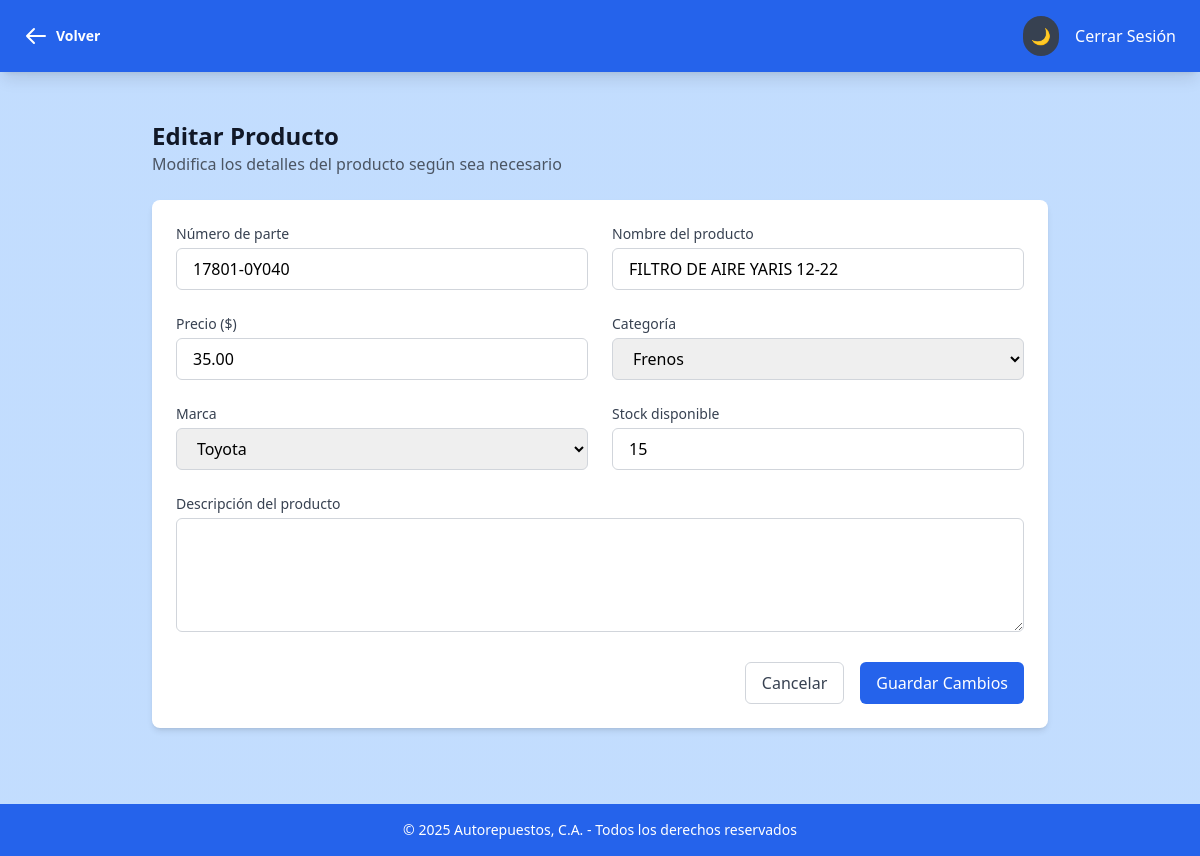
/Sistema/panelAdmin/editarProducto.php?numero_de_parte=17801-0Y040 (signed in), run on the app's committed database.
### tables this page shows
CREATE TABLE `productos` (
  `id_producto` int(11) NOT NULL,
  `numero_de_parte` varchar(20) NOT NULL,
  `nombre_producto` varchar(80) NOT NULL,
  `categoria_producto` varchar(20) DEFAULT NULL,
  `marca_producto` varchar(20) DEFAULT NULL,
  `precio_producto` decimal(10,2) DEFAULT NULL,
  `stock_producto` int(11) DEFAULT NULL,
  `descripcion_producto` text DEFAULT NULL,
  `fecha_creacion` date DEFAULT NULL,
  `hora_creacion` time DEFAULT NULL
);

### Sistema/panelAdmin/editarProducto.php (the view, shortened to what this page needs)
<?php
require '../logica/conexionbdd.php';
if (isset($_GET['numero_de_parte'])) {
    $numero_de_parte = $_GET['numero_de_parte'];
    $stmt = $conn->prepare("SELECT * FROM productos WHERE numero_de_parte = ?");
    $stmt->bind_param("s", $numero_de_parte);
    $stmt->execute();
    $result = $stmt->get_result();
    if ($result->num_rows > 0) {
        $producto = $result->fetch_assoc();
    } else {
        echo "Producto no encontrado.";
        exit();
    }
} else {
    echo "Número de parte no proporcionado.";
    exit();
}
?>
<!DOCTYPE html>
<html lang="es" class="dark">
<head>
    <script src="https://cdn.tailwindcss.com"></script>
    <script src="../js/tailwind_config.js"></script>
    <link rel="stylesheet" href="../css/global_style.css">
</head>
<body class="bg-pattern transition-colors duration-200">
    <nav class="bg-custom-blue dark:bg-gray-800 text-white px-6 py-4 fixed w-full top-0 z-50 shadow-lg">
        <div class="flex justify-between items-center">
            <div class="text-xl font-bold">
                <a href="ver-Producto.php"
                class="text-xl hover:text-gray-200 transition-colors duration-200 flex items-center gap-2 cursor-pointer">
                    <svg class="w-6 h-6" fill="none" stroke="currentColor" viewBox="0 0 24 24">
                        <path stroke-linecap="round" stroke-linejoin="round" stroke-width="2" d="M10 19l-7-7m0 0l7-7m-7 7h18"/>
                    </svg>
                    <span class="text-sm">Volver</span>
                </a>
            </div>
            <div class="flex items-center gap-4">
                <button
                    onclick="toggleDarkMode()"
                    class="p-2 rounded-full bg-gray-700 dark:bg-gray-600 hover:bg-gray-600 dark:hover:bg-gray-700 transition-colors duration-200"
                    aria-label="Alternar entre modo oscuro y claro"
                 >
                    <span class="dark:hidden">🌙</span>
                </button>
                <a href="../logica/cerrar-sesion.php" class="hover:underline">Cerrar Sesión</a>
            </div>
        </div>
    </nav>
    <main class="pt-24 px-6 pb-20">
        <div class="max-w-4xl mx-auto">
            <br>
            <div class="mb-6">
                <h1 class="text-2xl font-bold text-gray-900 dark:text-white">Editar Producto</h1>
                <p class="text-gray-600 dark:text-gray-400">Modifica los detalles del producto según sea necesario</p>
            </div>
            <form action="../logica/actualizar-producto.php" method="POST" class="bg-white dark:bg-gray-800 rounded-lg shadow-md p-6">
                <div class="space-y-6">
                    <div class="grid grid-cols-1 md:grid-cols-2 gap-6">
                        <div>
                            <label class="block text-sm font-medium text-gray-700 dark:text-gray-300 mb-1">
                                Número de parte
                            </label>
                            <input type="text" name="numero_de_parte_campo"
                                class="w-full px-4 py-2 rounded-md border border-gray-300 dark:border-gray-600
                                    dark:bg-gray-700 dark:text-white focus:ring-2 focus:ring-custom-blue"
                                value="<?php echo $producto['numero_de_parte']; ?>">
                        </div>
                        <div>
                            <label class="block text-sm font-medium text-gray-700 dark:text-gray-300 mb-1">
                                Nombre del producto
                            </label>
                            <input type="text" name="nombre_producto"
                                class="w-full px-4 py-2 rounded-md border border-gray-300 dark:border-gray-600
                                    dark:bg-gray-700 dark:text-white focus:ring-2 focus:ring-custom-blue"
                                value="<?php echo $producto['nombre_producto']; ?>">
                        </div>
                        <div>
                            <label class="block text-sm font-medium text-gray-700 dark:text-gray-300 mb-1">
                                Precio ($)
                            </label>
                            <input type="number" name="precio_producto"
                                class="w-full px-4 py-2 rounded-md border border-gray-300 dark:border-gray-600
                                    dark:bg-gray-700 dark:text-white focus:ring-2 focus:ring-custom-blue"
                                value="<?php echo $producto['precio_producto']; ?>" step="0.01">
                        </div>
                        <div>
                            <label class="block text-sm font-medium text-gray-700 dark:text-gray-300 mb-1">
                                Categoría
                            </label>
                            <select name="categoria_producto" class="w-full px-4 py-2 rounded-md border border-gray-300 dark:border-gray-600
                                    dark:bg-gray-700 dark:text-white focus:ring-2 focus:ring-custom-blue">
                                <option <?php if ($producto['categoria_producto'] == 'Frenos') echo 'selected'; ?>>Frenos</option>
                            </select>
                        </div>
                        <div>
                            <label class="block text-sm font-medium text-gray-700 dark:text-gray-300 mb-1">
                                Marca
                            </label>
                            <select name="marca_producto" class="w-full px-4 py-2 rounded-md border border-gray-300 dark:border-gray-600
                                    dark:bg-gray-700 dark:text-white focus:ring-2 focus:ring-custom-blue">
                                <option <?php if ($producto['marca_producto'] == 'Toyota') echo 'selected'; ?>>Toyota</option>
                            </select>
                        </div>
                        <div>
                            <label class="block text-sm font-medium text-gray-700 dark:text-gray-300 mb-1">
                                Stock disponible
                            </label>
                            <input type="number" name="stock_producto"
                                class="w-full px-4 py-2 rounded-md border border-gray-300 dark:border-gray-600
                                    dark:bg-gray-700 dark:text-white focus:ring-2 focus:ring-custom-blue"
                                value="<?php echo $producto['stock_producto']; ?>">
                        </div>
                    </div>
                    <div>
                        <label class="block text-sm font-medium text-gray-700 dark:text-gray-300 mb-1">
                            Descripción del producto
                        </label>
                        <textarea name="descripcion_producto"
                            class="w-full px-4 py-2 rounded-md border border-gray-300 dark:border-gray-600
                                dark:bg-gray-700 dark:text-white focus:ring-2 focus:ring-custom-blue"
                            rows="4"><?php echo $producto['descripcion_producto']; ?></textarea>
                    </div>
                </div>
                <div class="mt-6 flex justify-end space-x-4">
                    <button onclick="history.back()" type="button"
                        class="px-4 py-2 border border-gray-300 rounded-md text-gray-700 dark:text-gray-300
                            hover:bg-gray-50 dark:hover:bg-gray-700">
                        Cancelar
                    </button>
                    <button type="submit"
                        class="px-4 py-2 bg-custom-blue hover:bg-custom-blue-light text-white rounded-md
                            transition-colors duration-200">
                        Guardar Cambios
                    </button>
                </div>
            </form>
        </div>
    </main>
    <footer class="bg-custom-blue dark:bg-gray-800 text-white text-center py-4 fixed bottom-0 w-full text-sm">
        <p>&copy; 2025 Autorepuestos, C.A. - Todos los derechos reservados</p>
    </footer>
        document.addEventListener('DOMContentLoaded', function() {
            const errorMessage = "<?php echo isset($_GET['error_message']) ? urldecode($_GET['error_message']) : ''; ?>";
            if (errorMessage) {
                document.getElementById('errorAlert').classList.remove('hidden');
            }
        });
</body>
</html>

### Sistema/css/global_style.css (style rules this page uses)
.bg-pattern { background-image: linear-gradient(to bottom, rgba(191, 219, 254, 0.95) 0%, rgba(191, 219, 254, 0.95) 100%); background-size: cover; background-position: center; background-attachment: fixed; }

### data on the page
productos: numero_de_parte_campo "17801-0Y040", nombre_producto "FILTRO DE AIRE YARIS 12-22", precio_producto "35.00", marca_producto "Toyota", stock_producto "15"
